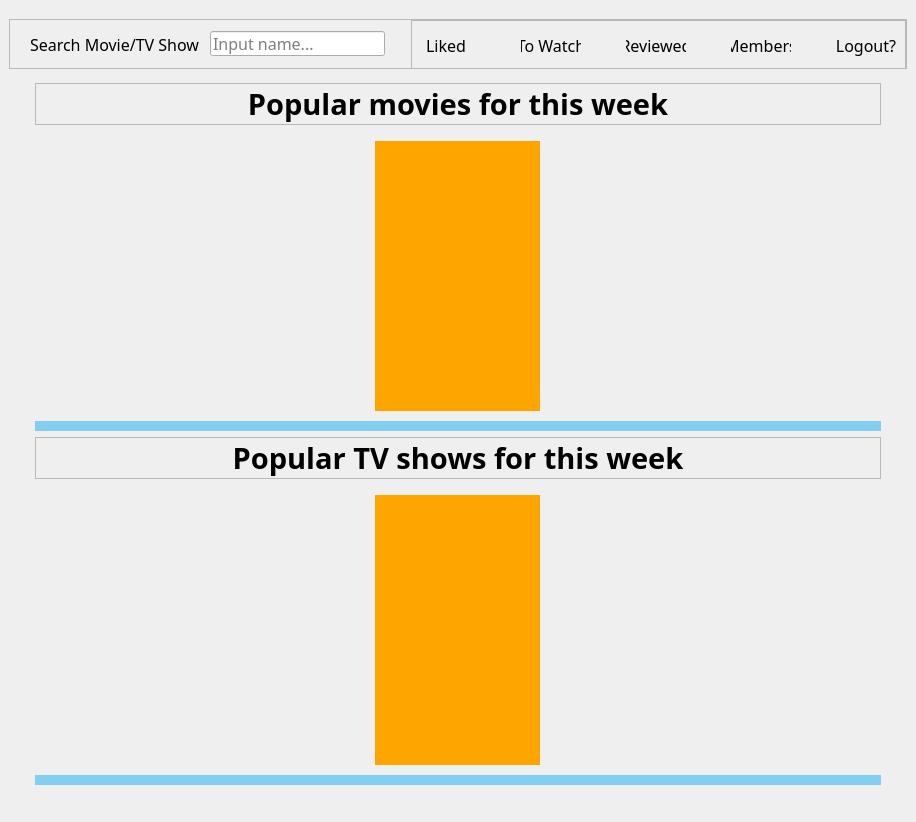
<?xml version="1.0" encoding="UTF-8"?>
<ui version="4.0">
 <class>MainWindow</class>
 <widget class="QMainWindow" name="MainWindow">
  <property name="geometry">
   <rect>
    <x>0</x>
    <y>0</y>
    <width>906</width>
    <height>822</height>
   </rect>
  </property>
  <property name="minimumSize">
   <size>
    <width>0</width>
    <height>0</height>
   </size>
  </property>
  <property name="maximumSize">
   <size>
    <width>16777215</width>
    <height>16777215</height>
   </size>
  </property>
  <property name="windowTitle">
   <string>Choose a Movie or a TV Show</string>
  </property>
  <widget class="QWidget" name="centralwidget">
   <layout class="QGridLayout" name="gridLayout_3">
    <item row="4" column="1">
     <widget class="QScrollArea" name="popular_movies_scroll_area">
      <property name="minimumSize">
       <size>
        <width>0</width>
        <height>300</height>
       </size>
      </property>
      <property name="maximumSize">
       <size>
        <width>16777215</width>
        <height>300</height>
       </size>
      </property>
      <property name="styleSheet">
       <string notr="true">
QScrollBar:horizontal{
	border: none;
	background-color: rgb(43, 56, 138);
	height: 10px;
	margin: 0 0 0 0;
	border-radius: 5px;
}


QScrollBar::handle:horizontal{
	background-color: rgb(131, 207, 241);
	min-width: 30px;
	border-radius: 7px;
}


QScrollBar::handle:horizontal:hover{
	background-color: rgb(131, 180, 210);
}

QScrollBar::handle:horizontal:pressed{
	background-color: rgb(120, 170, 190);
}


</string>
      </property>
      <property name="frameShape">
       <enum>QFrame::NoFrame</enum>
      </property>
      <property name="lineWidth">
       <number>1</number>
      </property>
      <property name="verticalScrollBarPolicy">
       <enum>Qt::ScrollBarAlwaysOff</enum>
      </property>
      <property name="horizontalScrollBarPolicy">
       <enum>Qt::ScrollBarAlwaysOn</enum>
      </property>
      <property name="widgetResizable">
       <bool>true</bool>
      </property>
      <property name="alignment">
       <set>Qt::AlignCenter</set>
      </property>
      <widget class="QWidget" name="popular_movies_scroll_area_contents">
       <property name="geometry">
        <rect>
         <x>0</x>
         <y>0</y>
         <width>836</width>
         <height>290</height>
        </rect>
       </property>
       <layout class="QGridLayout" name="gridLayout">
        <property name="topMargin">
         <number>0</number>
        </property>
        <property name="bottomMargin">
         <number>0</number>
        </property>
        <item row="0" column="0">
         <widget class="QLabel" name="temp_movie_poster">
          <property name="minimumSize">
           <size>
            <width>165</width>
            <height>250</height>
           </size>
          </property>
          <property name="maximumSize">
           <size>
            <width>165</width>
            <height>270</height>
           </size>
          </property>
          <property name="cursor">
           <cursorShape>PointingHandCursor</cursorShape>
          </property>
          <property name="styleSheet">
           <string notr="true">QLabel{
background-color: orange;
border-style: outset;
}

QLabel:hover{
border: 4px solid blue;
border-radius: 1px;
}

</string>
          </property>
          <property name="text">
           <string/>
          </property>
          <property name="alignment">
           <set>Qt::AlignCenter</set>
          </property>
         </widget>
        </item>
       </layout>
      </widget>
     </widget>
    </item>
    <item row="6" column="1">
     <widget class="QScrollArea" name="popular_tv_shows_scroll_area">
      <property name="minimumSize">
       <size>
        <width>0</width>
        <height>300</height>
       </size>
      </property>
      <property name="maximumSize">
       <size>
        <width>16777215</width>
        <height>300</height>
       </size>
      </property>
      <property name="styleSheet">
       <string notr="true">
QScrollBar:horizontal{
	border: none;
	background-color: rgb(43, 56, 138);
	height: 10px;
	margin: 0 0 0 0;
	border-radius: 5px;
}


QScrollBar::handle:horizontal{
	background-color: rgb(131, 207, 241);
	min-width: 30px;
	border-radius: 7px;
}


QScrollBar::handle:horizontal:hover{
	background-color: rgb(131, 180, 210);
}

QScrollBar::handle:horizontal:pressed{
	background-color: rgb(120, 170, 190);
}
</string>
      </property>
      <property name="frameShape">
       <enum>QFrame::NoFrame</enum>
      </property>
      <property name="lineWidth">
       <number>1</number>
      </property>
      <property name="horizontalScrollBarPolicy">
       <enum>Qt::ScrollBarAlwaysOn</enum>
      </property>
      <property name="widgetResizable">
       <bool>true</bool>
      </property>
      <widget class="QWidget" name="popular_tv_shows_scroll_area_contents">
       <property name="geometry">
        <rect>
         <x>0</x>
         <y>0</y>
         <width>836</width>
         <height>290</height>
        </rect>
       </property>
       <layout class="QGridLayout" name="gridLayout_2">
        <item row="0" column="0">
         <widget class="QLabel" name="temp_tv_show_poster">
          <property name="minimumSize">
           <size>
            <width>165</width>
            <height>270</height>
           </size>
          </property>
          <property name="maximumSize">
           <size>
            <width>165</width>
            <height>270</height>
           </size>
          </property>
          <property name="cursor">
           <cursorShape>PointingHandCursor</cursorShape>
          </property>
          <property name="styleSheet">
           <string notr="true">QLabel{
background-color: orange;
border-style: outset;
}

QLabel:hover{
border: 4px solid blue;
border-radius: 1px;
}

</string>
          </property>
          <property name="text">
           <string/>
          </property>
          <property name="alignment">
           <set>Qt::AlignCenter</set>
          </property>
         </widget>
        </item>
       </layout>
      </widget>
     </widget>
    </item>
    <item row="5" column="1">
     <widget class="QFrame" name="popular_tv_show_week_frame">
      <property name="maximumSize">
       <size>
        <width>16777215</width>
        <height>75</height>
       </size>
      </property>
      <property name="frameShape">
       <enum>QFrame::StyledPanel</enum>
      </property>
      <property name="frameShadow">
       <enum>QFrame::Raised</enum>
      </property>
      <layout class="QHBoxLayout" name="horizontalLayout_2">
       <property name="topMargin">
        <number>0</number>
       </property>
       <property name="bottomMargin">
        <number>0</number>
       </property>
       <item>
        <widget class="QLabel" name="popular_tv_show_week_label">
         <property name="maximumSize">
          <size>
           <width>16777215</width>
           <height>70</height>
          </size>
         </property>
         <property name="font">
          <font>
           <family>Oswald SemiBold</family>
           <pointsize>22</pointsize>
           <weight>75</weight>
           <bold>true</bold>
          </font>
         </property>
         <property name="text">
          <string>Popular TV shows for this week</string>
         </property>
         <property name="alignment">
          <set>Qt::AlignCenter</set>
         </property>
        </widget>
       </item>
      </layout>
     </widget>
    </item>
    <item row="3" column="1">
     <widget class="QFrame" name="popular_movie_week_frame">
      <property name="maximumSize">
       <size>
        <width>16777215</width>
        <height>75</height>
       </size>
      </property>
      <property name="frameShape">
       <enum>QFrame::StyledPanel</enum>
      </property>
      <property name="frameShadow">
       <enum>QFrame::Raised</enum>
      </property>
      <layout class="QHBoxLayout" name="horizontalLayout">
       <property name="topMargin">
        <number>0</number>
       </property>
       <property name="bottomMargin">
        <number>0</number>
       </property>
       <item>
        <widget class="QLabel" name="popular_movie_week_label">
         <property name="maximumSize">
          <size>
           <width>16777215</width>
           <height>50</height>
          </size>
         </property>
         <property name="font">
          <font>
           <family>Oswald SemiBold</family>
           <pointsize>22</pointsize>
           <weight>75</weight>
           <bold>true</bold>
          </font>
         </property>
         <property name="text">
          <string>Popular movies for this week</string>
         </property>
         <property name="alignment">
          <set>Qt::AlignCenter</set>
         </property>
        </widget>
       </item>
      </layout>
     </widget>
    </item>
    <item row="2" column="1">
     <spacer name="verticalSpacer">
      <property name="orientation">
       <enum>Qt::Vertical</enum>
      </property>
      <property name="sizeType">
       <enum>QSizePolicy::Maximum</enum>
      </property>
      <property name="sizeHint" stdset="0">
       <size>
        <width>20</width>
        <height>20</height>
       </size>
      </property>
     </spacer>
    </item>
    <item row="7" column="1">
     <spacer name="verticalSpacer_3">
      <property name="orientation">
       <enum>Qt::Vertical</enum>
      </property>
      <property name="sizeType">
       <enum>QSizePolicy::Maximum</enum>
      </property>
      <property name="sizeHint" stdset="0">
       <size>
        <width>20</width>
        <height>40</height>
       </size>
      </property>
     </spacer>
    </item>
    <item row="0" column="1">
     <spacer name="verticalSpacer_2">
      <property name="orientation">
       <enum>Qt::Vertical</enum>
      </property>
      <property name="sizeType">
       <enum>QSizePolicy::Fixed</enum>
      </property>
      <property name="sizeHint" stdset="0">
       <size>
        <width>20</width>
        <height>10</height>
       </size>
      </property>
     </spacer>
    </item>
    <item row="1" column="0" colspan="3">
     <widget class="QFrame" name="header_frame">
      <property name="maximumSize">
       <size>
        <width>16777215</width>
        <height>50</height>
       </size>
      </property>
      <property name="frameShape">
       <enum>QFrame::StyledPanel</enum>
      </property>
      <property name="frameShadow">
       <enum>QFrame::Raised</enum>
      </property>
      <layout class="QHBoxLayout" name="horizontalLayout_3">
       <property name="leftMargin">
        <number>0</number>
       </property>
       <property name="topMargin">
        <number>0</number>
       </property>
       <property name="rightMargin">
        <number>0</number>
       </property>
       <property name="bottomMargin">
        <number>0</number>
       </property>
       <item>
        <spacer name="h_spacer_1">
         <property name="orientation">
          <enum>Qt::Horizontal</enum>
         </property>
         <property name="sizeType">
          <enum>QSizePolicy::Fixed</enum>
         </property>
         <property name="sizeHint" stdset="0">
          <size>
           <width>20</width>
           <height>20</height>
          </size>
         </property>
        </spacer>
       </item>
       <item>
        <widget class="QLabel" name="search_movie_tv_show_label">
         <property name="font">
          <font>
           <family>Oswald</family>
           <pointsize>12</pointsize>
          </font>
         </property>
         <property name="text">
          <string>Search Movie/TV Show </string>
         </property>
        </widget>
       </item>
       <item>
        <widget class="QLineEdit" name="search_title_line_edit">
         <property name="minimumSize">
          <size>
           <width>175</width>
           <height>25</height>
          </size>
         </property>
         <property name="maximumSize">
          <size>
           <width>175</width>
           <height>25</height>
          </size>
         </property>
         <property name="font">
          <font>
           <family>Oswald</family>
           <pointsize>12</pointsize>
          </font>
         </property>
         <property name="text">
          <string/>
         </property>
         <property name="placeholderText">
          <string>Input name...</string>
         </property>
        </widget>
       </item>
       <item>
        <spacer name="h_spacer_2">
         <property name="orientation">
          <enum>Qt::Horizontal</enum>
         </property>
         <property name="sizeType">
          <enum>QSizePolicy::Expanding</enum>
         </property>
         <property name="sizeHint" stdset="0">
          <size>
           <width>35</width>
           <height>20</height>
          </size>
         </property>
        </spacer>
       </item>
       <item>
        <spacer name="horizontalSpacer_2">
         <property name="orientation">
          <enum>Qt::Horizontal</enum>
         </property>
         <property name="sizeType">
          <enum>QSizePolicy::Fixed</enum>
         </property>
         <property name="sizeHint" stdset="0">
          <size>
           <width>20</width>
           <height>20</height>
          </size>
         </property>
        </spacer>
       </item>
       <item>
        <widget class="QFrame" name="frame">
         <property name="minimumSize">
          <size>
           <width>495</width>
           <height>50</height>
          </size>
         </property>
         <property name="maximumSize">
          <size>
           <width>16777215</width>
           <height>50</height>
          </size>
         </property>
         <property name="frameShape">
          <enum>QFrame::StyledPanel</enum>
         </property>
         <property name="frameShadow">
          <enum>QFrame::Raised</enum>
         </property>
         <layout class="QHBoxLayout" name="horizontalLayout_4">
          <property name="leftMargin">
           <number>0</number>
          </property>
          <property name="topMargin">
           <number>0</number>
          </property>
          <property name="rightMargin">
           <number>0</number>
          </property>
          <property name="bottomMargin">
           <number>0</number>
          </property>
          <item>
           <widget class="QPushButton" name="liked_button">
            <property name="minimumSize">
             <size>
              <width>60</width>
              <height>0</height>
             </size>
            </property>
            <property name="maximumSize">
             <size>
              <width>60</width>
              <height>30</height>
             </size>
            </property>
            <property name="font">
             <font>
              <family>Oswald</family>
              <pointsize>12</pointsize>
             </font>
            </property>
            <property name="cursor">
             <cursorShape>PointingHandCursor</cursorShape>
            </property>
            <property name="styleSheet">
             <string notr="true">QPushButton{color: black; border: none; background-color: transparent;}
QPushButton:hover{color:green}</string>
            </property>
            <property name="text">
             <string>Liked</string>
            </property>
            <property name="flat">
             <bool>true</bool>
            </property>
           </widget>
          </item>
          <item>
           <spacer name="h_spacer_3">
            <property name="orientation">
             <enum>Qt::Horizontal</enum>
            </property>
            <property name="sizeType">
             <enum>QSizePolicy::Fixed</enum>
            </property>
            <property name="sizeHint" stdset="0">
             <size>
              <width>35</width>
              <height>20</height>
             </size>
            </property>
           </spacer>
          </item>
          <item>
           <widget class="QPushButton" name="to_watch_button">
            <property name="minimumSize">
             <size>
              <width>60</width>
              <height>0</height>
             </size>
            </property>
            <property name="maximumSize">
             <size>
              <width>60</width>
              <height>30</height>
             </size>
            </property>
            <property name="font">
             <font>
              <family>Oswald</family>
              <pointsize>12</pointsize>
             </font>
            </property>
            <property name="cursor">
             <cursorShape>PointingHandCursor</cursorShape>
            </property>
            <property name="styleSheet">
             <string notr="true">QPushButton{color: black; border: none; background-color: transparent;}
QPushButton:hover{color:green}</string>
            </property>
            <property name="text">
             <string>To Watch</string>
            </property>
            <property name="flat">
             <bool>true</bool>
            </property>
           </widget>
          </item>
          <item>
           <spacer name="h_spacer_4">
            <property name="orientation">
             <enum>Qt::Horizontal</enum>
            </property>
            <property name="sizeType">
             <enum>QSizePolicy::Fixed</enum>
            </property>
            <property name="sizeHint" stdset="0">
             <size>
              <width>35</width>
              <height>20</height>
             </size>
            </property>
           </spacer>
          </item>
          <item>
           <widget class="QPushButton" name="reviewed_button">
            <property name="minimumSize">
             <size>
              <width>60</width>
              <height>30</height>
             </size>
            </property>
            <property name="maximumSize">
             <size>
              <width>60</width>
              <height>16777215</height>
             </size>
            </property>
            <property name="font">
             <font>
              <family>Oswald</family>
              <pointsize>12</pointsize>
             </font>
            </property>
            <property name="cursor">
             <cursorShape>PointingHandCursor</cursorShape>
            </property>
            <property name="styleSheet">
             <string notr="true">QPushButton{color: black; border: none; background-color: transparent;}
QPushButton:hover{color:green}</string>
            </property>
            <property name="text">
             <string>Reviewed</string>
            </property>
            <property name="default">
             <bool>false</bool>
            </property>
            <property name="flat">
             <bool>true</bool>
            </property>
           </widget>
          </item>
          <item>
           <spacer name="h_spacer_5">
            <property name="orientation">
             <enum>Qt::Horizontal</enum>
            </property>
            <property name="sizeType">
             <enum>QSizePolicy::Fixed</enum>
            </property>
            <property name="sizeHint" stdset="0">
             <size>
              <width>35</width>
              <height>20</height>
             </size>
            </property>
           </spacer>
          </item>
          <item>
           <widget class="QPushButton" name="members_button">
            <property name="minimumSize">
             <size>
              <width>60</width>
              <height>30</height>
             </size>
            </property>
            <property name="maximumSize">
             <size>
              <width>60</width>
              <height>16777215</height>
             </size>
            </property>
            <property name="font">
             <font>
              <family>Oswald</family>
              <pointsize>12</pointsize>
             </font>
            </property>
            <property name="cursor">
             <cursorShape>PointingHandCursor</cursorShape>
            </property>
            <property name="styleSheet">
             <string notr="true">QPushButton{color: black; border: none; background-color: transparent;}
QPushButton:hover{color:green}</string>
            </property>
            <property name="text">
             <string>Members</string>
            </property>
            <property name="flat">
             <bool>true</bool>
            </property>
           </widget>
          </item>
          <item>
           <spacer name="h_spacer_6">
            <property name="orientation">
             <enum>Qt::Horizontal</enum>
            </property>
            <property name="sizeType">
             <enum>QSizePolicy::Fixed</enum>
            </property>
            <property name="sizeHint" stdset="0">
             <size>
              <width>35</width>
              <height>20</height>
             </size>
            </property>
           </spacer>
          </item>
          <item>
           <widget class="QPushButton" name="logout_button">
            <property name="minimumSize">
             <size>
              <width>60</width>
              <height>30</height>
             </size>
            </property>
            <property name="maximumSize">
             <size>
              <width>60</width>
              <height>16777215</height>
             </size>
            </property>
            <property name="font">
             <font>
              <family>Oswald</family>
              <pointsize>12</pointsize>
             </font>
            </property>
            <property name="cursor">
             <cursorShape>PointingHandCursor</cursorShape>
            </property>
            <property name="styleSheet">
             <string notr="true">QPushButton{color: black; border: none; background-color: transparent;}
QPushButton:hover{color:green}</string>
            </property>
            <property name="text">
             <string>Logout?</string>
            </property>
            <property name="flat">
             <bool>true</bool>
            </property>
           </widget>
          </item>
         </layout>
        </widget>
       </item>
       <item>
        <spacer name="horizontalSpacer">
         <property name="orientation">
          <enum>Qt::Horizontal</enum>
         </property>
         <property name="sizeType">
          <enum>QSizePolicy::Maximum</enum>
         </property>
         <property name="sizeHint" stdset="0">
          <size>
           <width>20</width>
           <height>20</height>
          </size>
         </property>
        </spacer>
       </item>
      </layout>
     </widget>
    </item>
    <item row="3" column="0" rowspan="4">
     <spacer name="horizontalSpacer_3">
      <property name="orientation">
       <enum>Qt::Horizontal</enum>
      </property>
      <property name="sizeType">
       <enum>QSizePolicy::Fixed</enum>
      </property>
      <property name="sizeHint" stdset="0">
       <size>
        <width>20</width>
        <height>20</height>
       </size>
      </property>
     </spacer>
    </item>
    <item row="3" column="2" rowspan="4">
     <spacer name="horizontalSpacer_4">
      <property name="orientation">
       <enum>Qt::Horizontal</enum>
      </property>
      <property name="sizeType">
       <enum>QSizePolicy::Fixed</enum>
      </property>
      <property name="sizeHint" stdset="0">
       <size>
        <width>20</width>
        <height>20</height>
       </size>
      </property>
     </spacer>
    </item>
   </layout>
  </widget>
 </widget>
 <resources>
  <include location="../../../Downloads/Bryan Miguel C. Agan (1)/test.qrc"/>
 </resources>
 <connections/>
</ui>
